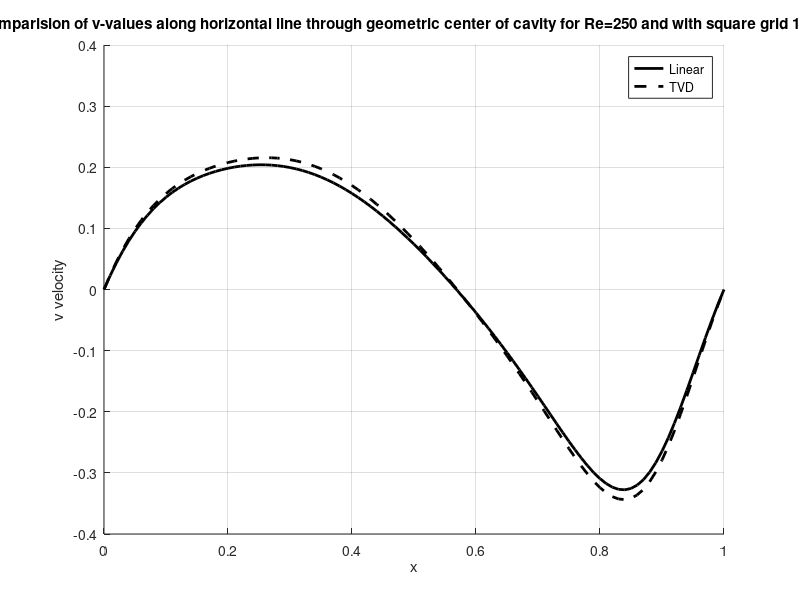
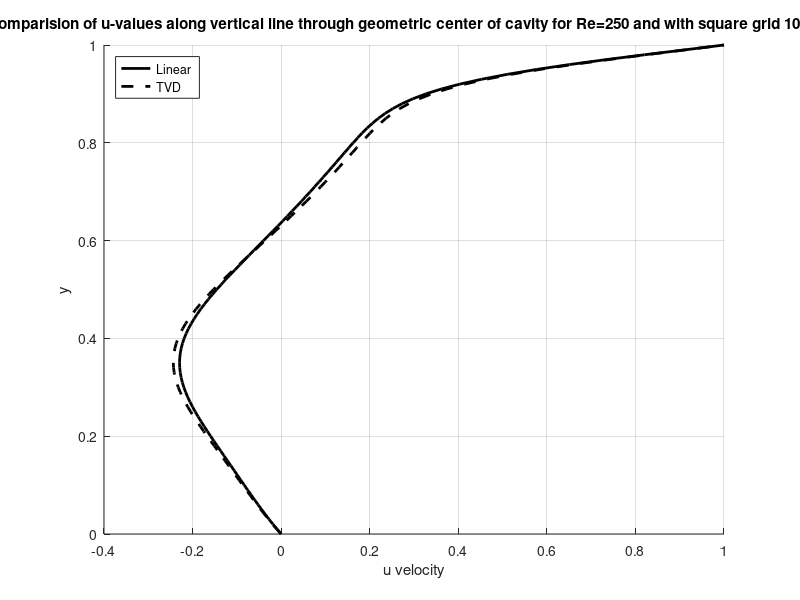
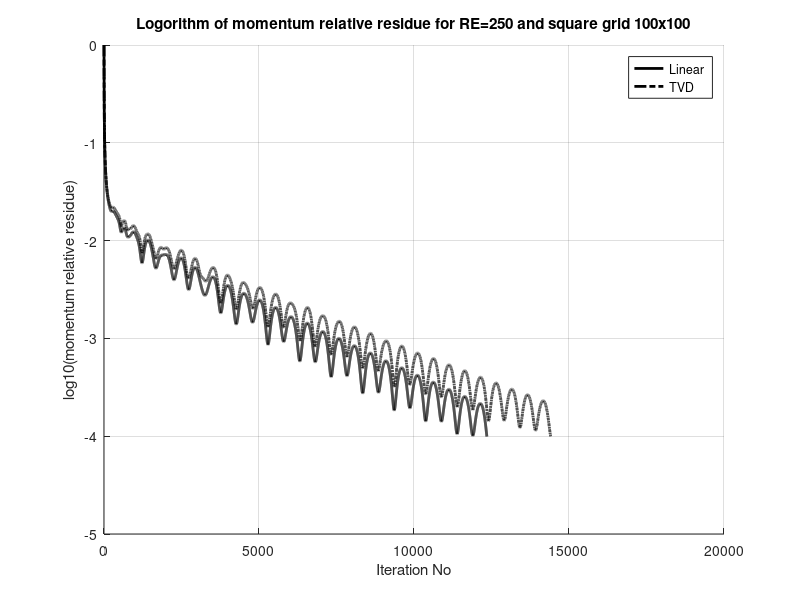
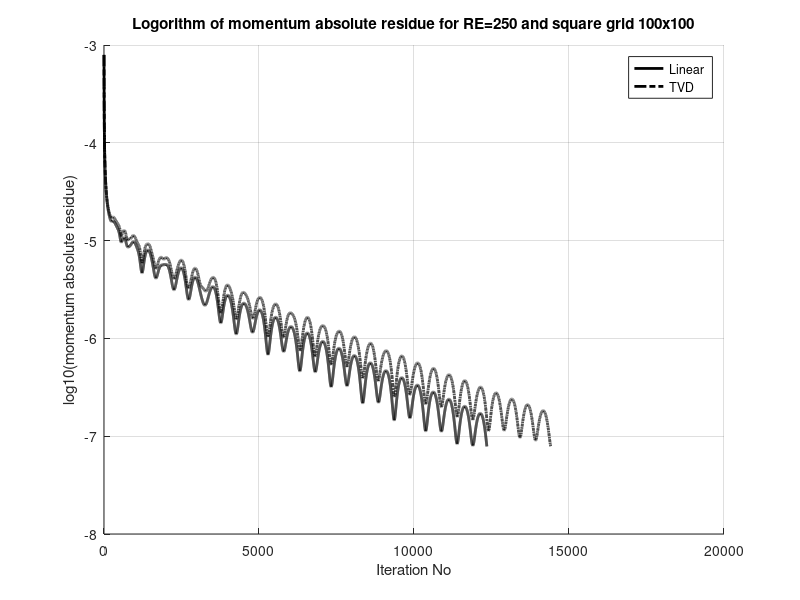

The MATLAB script that drew these images, in order:
clc
close all
clear all

fileIDlinear = fopen('results_linear_y.dat','r');
formatSpec = '%lf %lf %lf %lf %lf %lf';
sizeA = [6 Inf];
A50 = fscanf(fileIDlinear,formatSpec,sizeA);
fclose(fileIDlinear);
A50=A50';
xlinear=A50(:,1);
ylinear=A50(:,2);
ulinear=A50(:,3);
vlinear=A50(:,4);
umaglinear=A50(:,5);
plinear=A50(:,6);

fileIDtvd = fopen('results_TVD_y.dat','r');
formatSpec = '%lf %lf %lf %lf %lf %lf';
sizeA = [6 Inf];
A50 = fscanf(fileIDtvd,formatSpec,sizeA);
fclose(fileIDtvd);
A50=A50';
xtvd=A50(:,1);
ytvd=A50(:,2);
utvd=A50(:,3);
vtvd=A50(:,4);
umagtvd=A50(:,5);
ptvdr=A50(:,6);

fig=figure('Name',['Comparision of v-values along horizontal Line through Geometric Center of Cavity']);
title(['Comparision of v-values along horizontal line through geometric center of cavity for Re=250 and with square grid 100x100']);
ylabel('v velocity')
xlabel('x')
hold on
plot(xlinear,vlinear,'color','k','LineWidth',2);
hold on
plot(xtvd,vtvd,'--','color','k','LineWidth',2);
hold on
grid on
hold on
hleg1 = legend('Linear ','TVD');
set(hleg1,'Location','NorthEast')

clear all
fileIDlinear = fopen('results_linear_x.dat','r');
formatSpec = '%lf %lf %lf %lf %lf %lf';
sizeA = [6 Inf];
A50 = fscanf(fileIDlinear,formatSpec,sizeA);
fclose(fileIDlinear);
A50=A50';
xlinear=A50(:,1);
ylinear=A50(:,2);
ulinear=A50(:,3);
vlinear=A50(:,4);
umaglinear=A50(:,5);
plinear=A50(:,6);

fileIDtvd = fopen('results_TVD_x.dat','r');
formatSpec = '%lf %lf %lf %lf %lf %lf';
sizeA = [6 Inf];
A50 = fscanf(fileIDtvd,formatSpec,sizeA);
fclose(fileIDtvd);
A50=A50';
xtvd=A50(:,1);
ytvd=A50(:,2);
utvd=A50(:,3);
vtvd=A50(:,4);
umagtvd=A50(:,5);
ptvdr=A50(:,6);

fig=figure('Name',['Comparision of u-values along vertical Line through Geometric Center of Cavity']);
title(['Comparision of u-values along vertical line through geometric center of cavity for Re=250 and with square grid 100x100']);
xlabel('u velocity')
ylabel('y')
hold on
plot(ulinear,ylinear,'color','k','LineWidth',2);
hold on
plot(utvd,ytvd,'--','color','k','LineWidth',2);
hold on
grid on
hold on
hleg1 = legend('Linear ','TVD');
set(hleg1,'Location','NorthWest')

clear all

fileID = fopen('residue_linear.dat','r');
formatSpec = '%lf %lf %lf %lf %lf';
sizeA = [5 Inf];
A50 = fscanf(fileID,formatSpec,sizeA);
fclose(fileID);
A50=A50';
iter=A50(:,1);
mom_rr=A50(:,2);
mom_ar=A50(:,3);
mom_ar=log10(abs(mom_ar));
mass_rr=A50(:,4);
mass_ar=A50(:,5);


fileID = fopen('residue_tvd.dat','r');
formatSpec = '%lf %lf %lf %lf %lf';
sizeA = [5 Inf];
A50 = fscanf(fileID,formatSpec,sizeA);
fclose(fileID);
A50=A50';
iter_tvd=A50(:,1);
mom_rr_tvd=A50(:,2);
mom_ar_tvd=A50(:,3);
mom_ar_tvd=log10(abs(mom_ar_tvd));
mass_rr_tvd=A50(:,4);
mass_ar_tvd=A50(:,5);

fig=figure('Name',['Logorithm of momemtum reative residue']);
title(['Logorithm of momentum relative residue for RE=250 and square grid 100x100']);
xlabel('Iteration No')
ylabel('log10(momentum relative residue)')
hold on
plot(iter,mom_rr,'color','k','LineWidth',2);
hold on
plot(iter_tvd,mom_rr_tvd,'-.','color','k','LineWidth',2);
hold on
grid on
hold on
hleg1 = legend('Linear ','TVD');
set(hleg1,'Location','NorthEast')


fig=figure('Name',['Logorithm of momemtum absolute residue']);
title(['Logorithm of momentum absolute residue for RE=250 and square grid 100x100']);
xlabel('Iteration No')
ylabel('log10(momentum absolute residue)')
hold on
plot(iter,mom_ar,'color','k','LineWidth',2);
hold on
plot(iter_tvd,mom_ar_tvd,'-.','color','k','LineWidth',2);
hold on
grid on
hold on
hleg1 = legend('Linear ','TVD');
set(hleg1,'Location','NorthEast')





